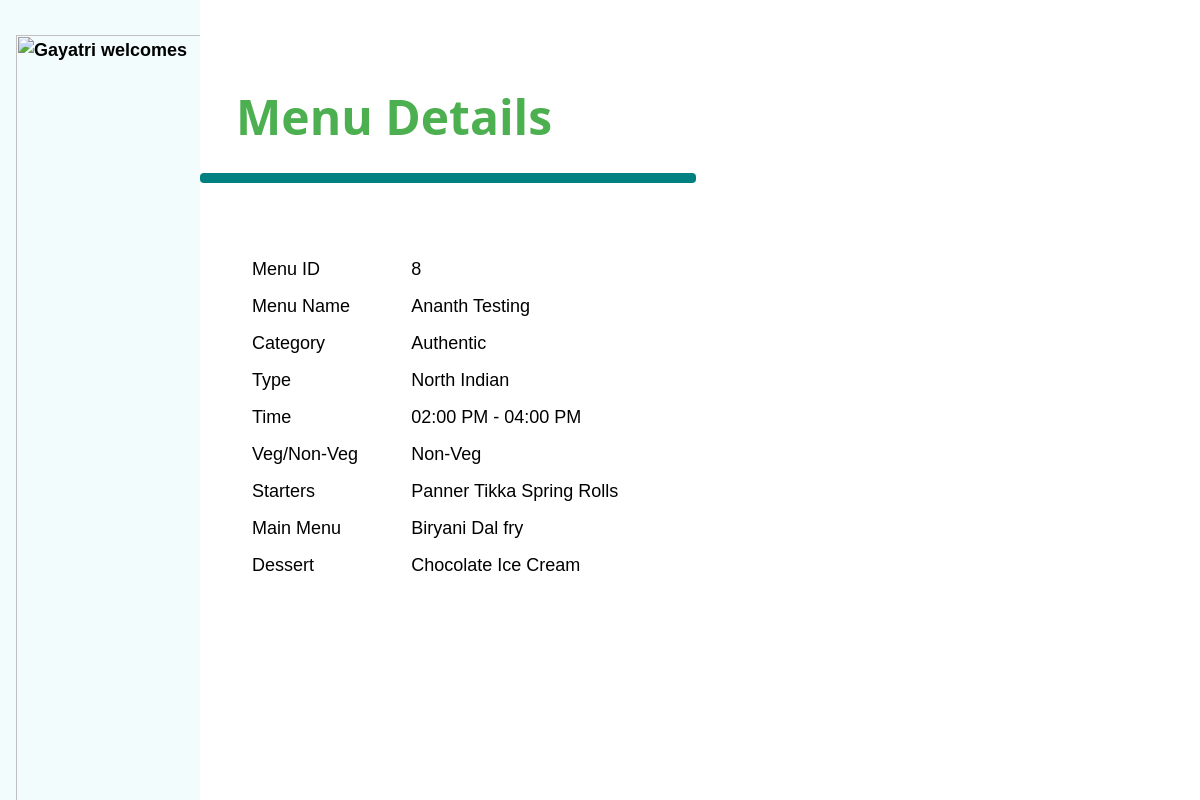
/menudetails8 (signed in), run on the app's committed database.
### demo/models.py (models this page shows, shortened)
class Menus(models.Model):
    Menu_Name = models.CharField(max_length=100)
    Category = models.CharField(max_length=200)
    Type = models.CharField(max_length=100)
    Time = models.CharField(max_length=100)
    Veg_Nonveg = models.CharField(max_length=200)
    Starters = models.CharField(max_length=4000)
    Main_Menu = models.CharField(max_length=4000)
    Dessert = models.CharField(max_length=4000)
    Created_date = models.DateField()

### demo/views.py (the view)
# urls.py: path('menudetails<int:menu_id>', views.menudetails),
def menudetails(request, menu_id):
    if not request.user.is_authenticated:
        return render(request, "demo/UserLogin.html", {"message": None})
    try:
        menu = Menus.objects.get(pk=menu_id)
    except Events.DoesNotExist:
        raise Http404("menu Doesn't exist.")
    context = {
        "menu": menu
    }
    return render(request, "demo/MenuDetails.html", context)

### demo/templates/demo/MenuDetails.html
﻿{% extends "demo/Navigation bar.html" %}
{% load static %}
{% block body %}
    <div class="w3-main " style="margin-left: 200px; margin-right: 20px">
        <div class=" w3-padding-48 ">
            <h1 class="w3-xxxlarge w3-text-green w3-padding-left-36"><b>Menu Details </b></h1>
            <hr style="width: 450px; border: 5px solid teal; margin-right: auto; " class="w3-round w3-padding-left-36">
        </div>
        <form action="/action_page.php">
            <div class="w3-half  w3-padding-left-36 w3-text-teal">
                <table class="w3-table w3-large b">
                    <tr>
                        <td>  Menu ID </td>
                        <td class="w3-text-black">  {{ menu.id }}  </td>
                    </tr>
                    <tr>
                        <td>  Menu Name </td>
                        <td class="w3-text-black">  {{ menu.Menu_Name }}  </td>
                    </tr>
                    <tr>
                        <td>  Category </td>
                        <td class="w3-text-black">  {{ menu.Category }}  </td>
                    </tr>
                    <tr>
                        <td>  Type </td>
                        <td class="w3-text-black">  {{ menu.Type }}  </td>
                    </tr>
                    <tr>
                        <td>  Time </td>
                        <td class="w3-text-black">  {{ menu.Time }}  </td>
                    </tr>
                    <tr>
                        <td>  Veg/Non-Veg </td>
                        <td class="w3-text-black">  {{ menu.Veg_Nonveg }}  </td>
                    </tr>
                    <tr>
                        <td>  Starters   </td>
                        <td class="w3-text-black">  {{ menu.Starters }}  </td>
                    </tr>
                    <tr>
                        <td>Main Menu </td>
                        <td class="w3-text-black">{{ menu.Main_Menu }}</td>
                    </tr>
                    <tr>
                        <td> Dessert </td>
                        <td class="w3-text-black"> {{ menu.Dessert }} </td>
                    </tr>
                </table>
            </div>
        </form>
    </div>
{% endblock %}

### demo/static/css/StyleSheet1.css (style rules this page uses)
*,*:before,*:after { box-sizing:inherit }
html { -ms-text-size-adjust:100%;-webkit-text-size-adjust:100% }
body { margin:0 }
b,strong { font-weight:bolder }
hr { box-sizing:content-box;height:0;overflow:visible }
html,body { font-family:Verdana,sans-serif;font-size:15px;line-height:1.5 }
html { overflow-x:hidden }
h1 { font-size:36px }
h1,h2,h3,h4,h5,h6 { font-family:"Segoe UI",Arial,sans-serif;font-weight:400;margin:10px 0 }
hr { border:0;border-top:1px solid #eee;margin:20px 0 }
.w3-table,.w3-table-all { border-collapse:collapse;border-spacing:0;width:100%;display:table }
.w3-table td,.w3-table th,.w3-table-all td,.w3-table-all th { padding:8px 8px;display:table-cell;text-align:left;vertical-align:top }
.w3-table th:first-child,.w3-table td:first-child,.w3-table-all th:first-child,.w3-table-all td:first-child { padding-left:16px }
.w3-padding-left-36 { padding-left:36px }
.w3-main,#main { transition:margin-left .4s }
.w3-col,.w3-half,.w3-third,.w3-twothird,.w3-threequarter,.w3-quarter { float:left;width:100% }
@media (min-width:601px) { .w3-col.m6,.w3-half { width:49.99999% } }
.w3-round,.w3-round-medium { border-radius:4px }
.w3-large { font-size:18px!important }
.w3-xxxlarge { font-size:48px!important }
.w3-padding-48 { padding-top:48px!important;padding-bottom:48px!important }
.w3-text-green,.w3-hover-text-green:hover { color:#4CAF50!important }
.w3-text-teal,.w3-hover-text-teal:hover { color:#009688!important }
.w3-text-black,.w3-hover-text-black:hover { color:#000!important }

### demo/templates/demo/Navigation bar.html (style rules this page uses)
body { font-family: Arial, Helvetica, sans-serif; }

### data on the page
Menus: id "8", Menu_Name "Ananth Testing", Category "Authentic", Type "North Indian", Time "02:00 PM - 04:00 PM", Veg_Nonveg "Non-Veg", Starters "Panner Tikka Spring Rolls", Main_Menu "Biryani Dal fry", Dessert "Chocolate Ice Cream"
